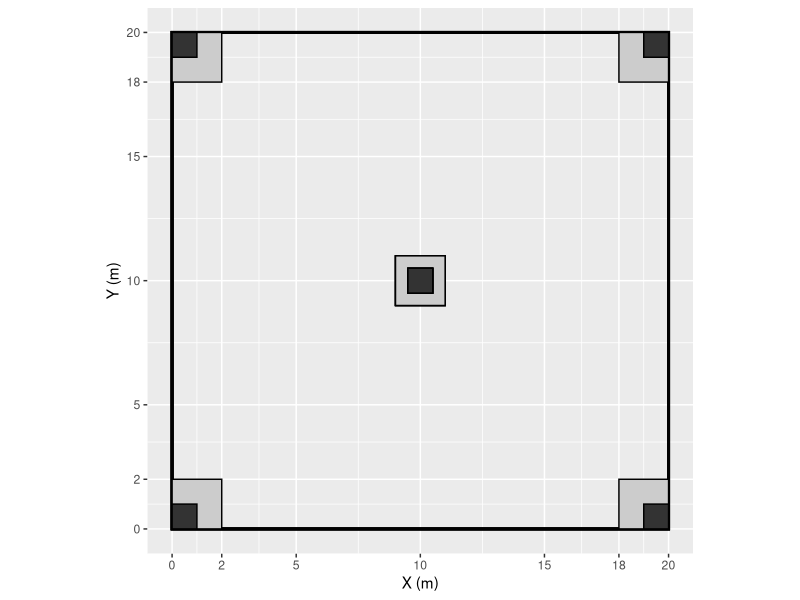

Write the R code that produced this figure.
## ---- chunk 1
library(ggplot2)
P<-ggplot(aes(x=x,y=y),data=data.frame(x=c(0,20,20,0),y=c(0,0,20,20)))+
  geom_rect(aes(xmin=0,xmax=20,ymin=0,ymax=20), fill=alpha(0.2),
            colour="black",size=1)+ coord_fixed()+
  xlab("X (m)")+ylab("Y (m)")+
  scale_y_continuous(breaks=c(0,2,5,10,15,18,20))+
  scale_x_continuous(breaks=c(0,2,5,10,15,18,20))+
  geom_rect(aes(xmin=c(0,18,18,0),
                xmax=c(2,20,20,2),
                ymin=c(0,0,18,18),
                ymax=c(2,2,20,20)),fill = grey(0.8),colour="black")+
  geom_rect(aes(xmin=9,
                xmax=11,
                ymin=9,
                ymax=11),fill = grey(0.8),colour="black")+
  geom_rect(aes(xmin=c(0,19,19,0),
                xmax=c(1,20,20,1),
                ymin=c(0,0,19,19),
                ymax=c(1,1,20,20)),fill = grey(0.2),colour="black")+
  geom_rect(aes(xmin=9.5,
                xmax=10.5,
                ymin=9.5,
                ymax=10.5),fill = grey(0.2),colour="black")
P
##ggsave("samplot.png",width=8,height=8,unit="cm", dpi=400)
